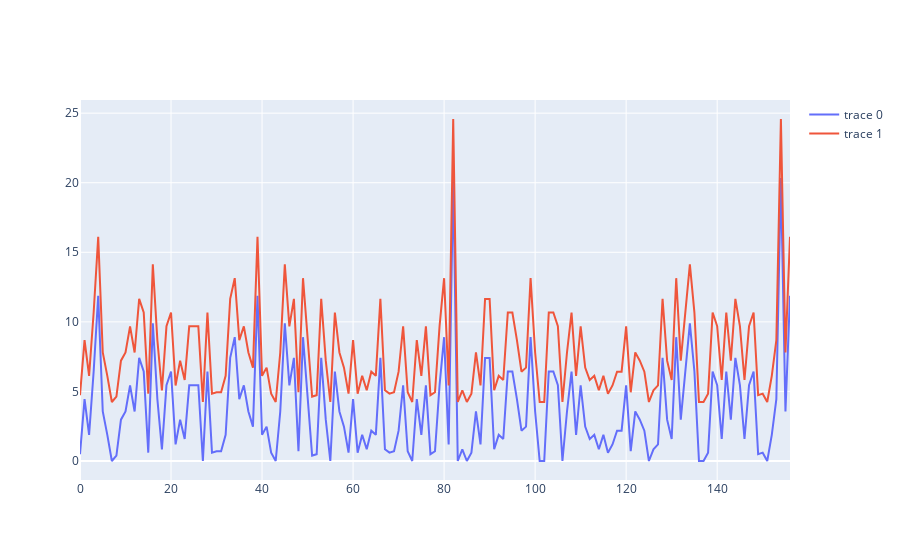

Notebook code cell kept with this figure:
### Markdown cell above
## Augmented Dickey Fuller Test

### Code cell
country_series = df_ERP.loc[:, 'Country Risk Premium'].values
total_series = df_ERP.loc[:, 'Total Equity Risk Premium'].values

fig = make_subplots(rows=1, cols=1)
fig.add_trace(go.Scatter(x = df_ERP.index, y = country_series, mode = "lines"))
fig.add_trace(go.Scatter( x = df_ERP.index, y = total_series, mode = "lines"))
fig.show()

### Figure 1 — Plotly figure (JSON) as saved in the notebook; plotly's stock layout.template omitted (floating-point values rounded to 4 significant figures; data arrays with more than 128 entries replaced by an {"elided": "..."} marker saying what was removed)
{"data": [{"mode": "lines", "type": "scatter", "x": {"elided": "157 int values"}, "y": {"elided": "157 float values"}}, {"mode": "lines", "type": "scatter", "x": {"elided": "157 int values"}, "y": {"elided": "157 float values"}}], "layout": {"autosize": true, "xaxis": {"anchor": "y", "autorange": true, "domain": [0, 1], "range": [0, 156], "type": "linear"}, "yaxis": {"anchor": "x", "autorange": true, "domain": [0, 1], "range": [-1.366, 25.95], "type": "linear"}}}
